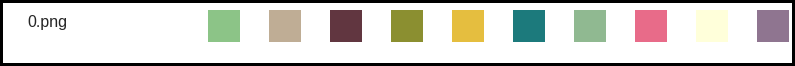
#> input picture scripts/random_stripes/0.png, 795 x 66 px, found by its file name
$ jupyter execute --allow-errors 'test_stripes generation.ipynb'   (shell and % lines are left out)   (Python 2 division)
#> lines starting #> are read from the running program, lines starting #| are printed output that depends on the picture
[cell 1]
import numpy as np
import cv2
import stripes.palette as palette
import seaborn as sns
import matplotlib.pyplot as plt
sns.set_style('white')

reload(palette)

[cell 2]
import os
import pandas as pd

[cell 3]
# [44 lines left out: function create_random_stripe, not called in this run]

[cell 4]
path = "random_stripes/"

[cell 5]
def generate_stripes(n_to_generate):
    data = pd.DataFrame(columns=['N'] + palette.agents_list)

    for i in xrange(n_to_generate):
        basename = str(i) + '.png'
        full_name = os.path.join(path,basename)
        data = data.append(create_random_stripe(full_name), ignore_index=True)

    return data

#> (a cell that did not finish here is left out)

#> (a cell that did not finish here is left out)

#### TODO: можно сделать генерацию через opencv, так будет гораздо быстрее

## Ахтунг
Ниже идёт **хардкод**, чтобы склеивать только что созданные картинки. Никаких констант. Если нужно что-то более кастомизируемое, то лучше переделать. Для 100 картинок точно нормально работает (можно ещё вариант с генерацией 10 картинок по 10 полосок)

[cell 8]
img = cv2.imread(os.path.join(path,'0.png'))
#> img is the input picture: shape (66, 795, 3); mean B, G, R 203.6, 209.8, 210.9

[cell 9]
k = img.shape[0]
#> k = 66

for i in xrange(5):
    full_img_name = "full_{}.png".format(i)
    full_img = np.zeros((img.shape[0]*20,img.shape[1],img.shape[2]))


    for j in xrange(20):
        name = "{}.png".format(20*i + j)


        img_to_stack = cv2.imread(os.path.join(path,name))

        full_img[j*k:(j+1)*k,:,:]= img_to_stack
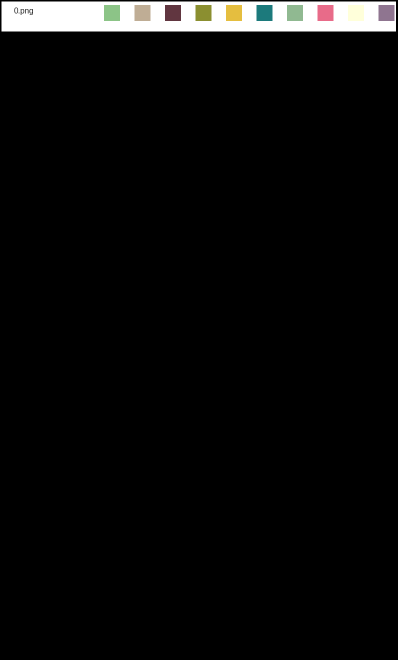
#> full_img: shape (1320, 795, 3) float64 (shown at 1/2 size); mean B, G, R 10.2, 10.5, 10.5
    cv2.imwrite(os.path.join(path,full_img_name),full_img)
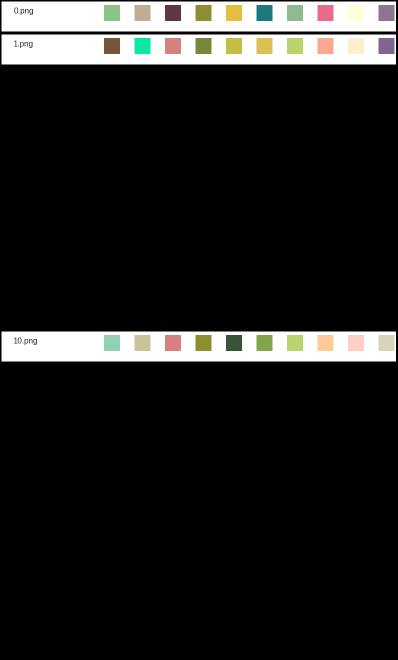
#> saved as full_0.png: shape (1320, 795, 3) (shown at 1/2 size); mean B, G, R 30.5, 31.8, 31.9

[cell 10]
plt.ion()

[cell 11]
plt.figure(figsize=(8,12))
img = cv2.imread(os.path.join(path,'full_0.png'))
plt.imshow(cv2.cvtColor(img,cv2.COLOR_BGR2RGB))

`с OpenCV`:

[cell 12]
def make_template(height=50, width=1200, left_margin=500, pool_side=40, n_pools=10):

#> called with height = 18, width = 330, left_margin = 138, pool_side = 12, n_pools = 10
    template = (np.ones((height + 1, width, 3)) * 255).astype(np.uint8)
    cv2.rectangle(template, (0, 0), (width-1, height), (0, 0, 0), 1)

    top_margin = (height - pool_side) / 2
    pool_margin = (width - left_margin) / n_pools - pool_side

    coords = []
    for i in xrange(n_pools):
        coords.append((left_margin + i * (pool_side + pool_margin) + (pool_side / 2), height / 2))
        cv2.rectangle(template, (left_margin + i * (pool_side + pool_margin), top_margin),
                             (left_margin + i * (pool_side + pool_margin) + pool_side, height - top_margin),
                     (0, 0, 0), 1)

    # возврат шаблона и списка координат центров ячеек
    return template, coords

[cell 13]
template, coords = make_template(18, 330, 138, 12)

plt.figure(figsize=(18, 5))
plt.axis('off')
plt.imshow(template)
plt.show()
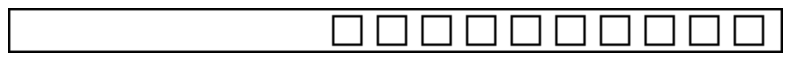
#> figure drawn by matplotlib, 1 panel
print coords

[cell 14]
def fill_template(template, coords, colors):
    colored_template = template.copy()
    for j, (x, y) in enumerate(coords):
        cv2.floodFill(colored_template, None, (x, y), colors[j])
    return colored_template

[cell 15]
colored_template = fill_template(template, coords, [(127, 127, i * 255 / 10) for i in xrange(10)])

plt.figure(figsize=(18, 5))
plt.axis('off')
plt.imshow(colored_template)
plt.show()
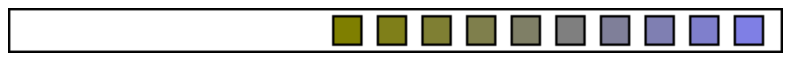
#> figure drawn by matplotlib, 1 panel

[cell 16]
def entitle_template(template, title):
#> called with template = array of shape (19, 330, 3), title = '12'
    pos = 50, int(template.shape[0] * 2. / 3)
#> pos = (50, 12)
    entitled_template = template.copy()
    cv2.putText(entitled_template, title, pos, cv2.FONT_HERSHEY_SIMPLEX, 0.35, (0, 0, 0))
    return entitled_template

[cell 17]
ready_template = entitle_template(colored_template, "12")
plt.figure(figsize=(18, 5))
plt.axis('off')
plt.imshow(ready_template)
plt.show()

[cell 18]
def create_random_stripe_(image_name):
#> called with image_name = '1488'
    row_dict = {'N': image_name}
    colors = []
    for i,agent in enumerate(palette.agents_list):
        if agent != 'BLO':
            index = np.random.randint(0, high=len(palette.points_dict[agent]))
        else:
            index = np.random.choice([0, 3, 4, 5, 6])
        colors.append(palette.points_dict[agent][index])
        row_dict.update({agent: palette.targets_dict[agent][index]})
    template, coords = make_template(18, 330, 138, 12, n_pools=len(palette.agents_list))
    colored_template = fill_template(template, coords, colors[::-1])
    entitled_template = entitle_template(colored_template, image_name)
    return entitled_template, row_dict

[cell 19]
cl, rd = create_random_stripe_("1488")

[cell 20]
plt.figure(figsize=(18, 5))
plt.axis('off')
plt.imshow(cl)
plt.show()
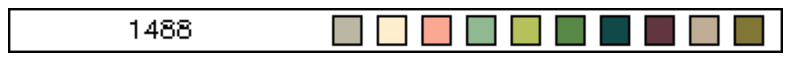
#> figure drawn by matplotlib, 1 panel

print rd

[cell 21]
def create_table(n_strips=5, names=None, add_space=False):
#> called with n_strips = 20, add_space = True
    if names is None:
        names = ["{}.png".format(j) for j in xrange(n_strips)]
    assert len(names) == n_strips

    strips = []
    data = pd.DataFrame(columns=['N'] + palette.agents_list)

    for j in xrange(n_strips):
        strip, row = create_random_stripe_(names[j])
        data = data.append(row, ignore_index=True)
        if add_space:
            space = np.zeros(shape=(10, strip.shape[1], 3), dtype=np.uint8) + 255
            strips.append(space)
        strips.append(strip)
    strips.append(space)
    return np.concatenate(strips, axis=0), data
